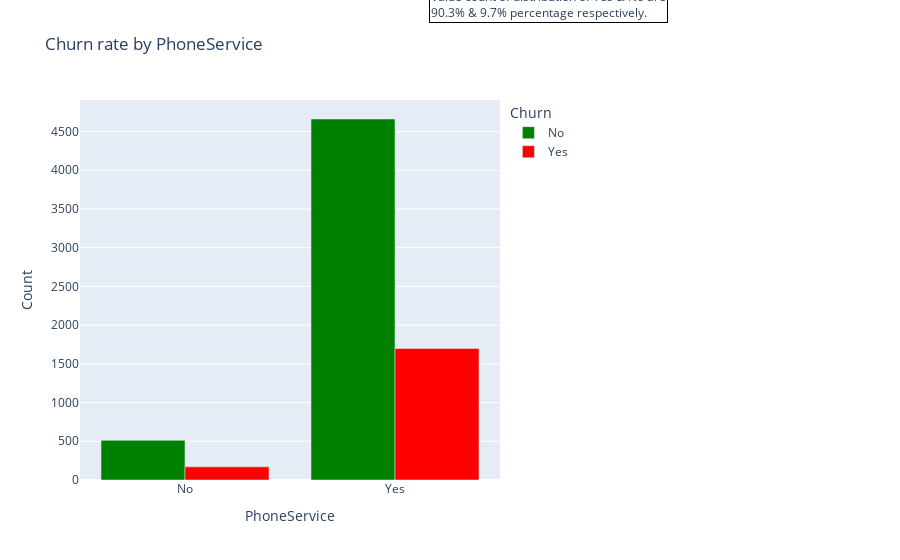
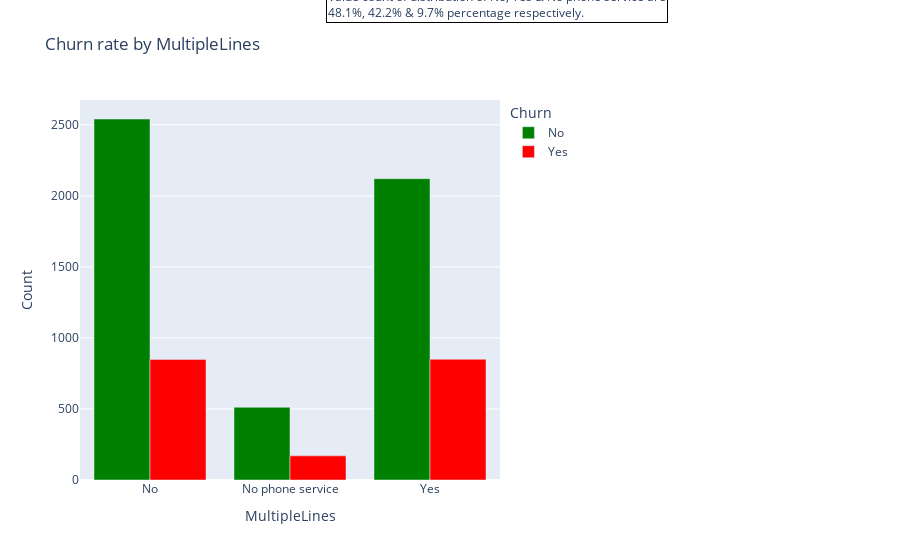
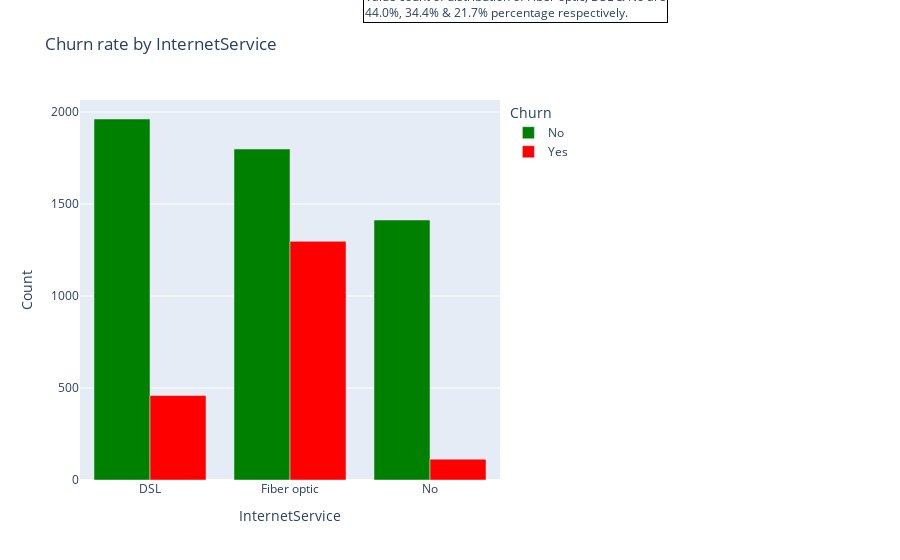
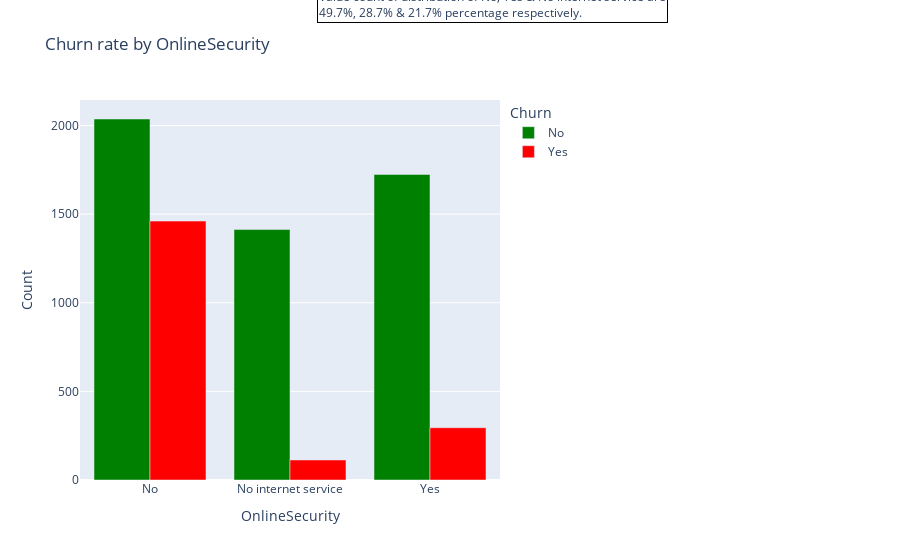

These figures' notebook cell, in order:
### Code cell
bar('PhoneService')
bar('MultipleLines')
bar('InternetService')
bar('OnlineSecurity')
bar('OnlineBackup')
bar('DeviceProtection')
bar('TechSupport')
bar('StreamingTV')
bar('StreamingMovies')

### Figure 1 — Plotly figure (JSON) as saved in the notebook; plotly's stock layout.template omitted (floating-point values rounded to 4 significant figures)
{"data": [{"alignmentgroup": "True", "hovertemplate": "Churn=No<br>PhoneService=%{x}<br>Count=%{y}<extra></extra>", "legendgroup": "No", "marker": {"color": "green", "pattern": {"shape": ""}}, "name": "No", "offsetgroup": "No", "orientation": "v", "showlegend": true, "textposition": "auto", "type": "bar", "x": ["No", "Yes"], "xaxis": "x", "y": [512, 4662], "yaxis": "y"}, {"alignmentgroup": "True", "hovertemplate": "Churn=Yes<br>PhoneService=%{x}<br>Count=%{y}<extra></extra>", "legendgroup": "Yes", "marker": {"color": "red", "pattern": {"shape": ""}}, "name": "Yes", "offsetgroup": "Yes", "orientation": "v", "showlegend": true, "textposition": "auto", "type": "bar", "x": ["No", "Yes"], "xaxis": "x", "y": [170, 1699], "yaxis": "y"}], "layout": {"annotations": [{"align": "left", "bordercolor": "black", "borderwidth": 1, "showarrow": false, "text": "Value count of distribution of Yes & No are<br>90.3% & 9.7% percentage respectively.", "x": 1.4, "xref": "paper", "y": 1.3, "yref": "paper"}], "barmode": "group", "legend": {"title": {"text": "Churn"}, "tracegroupgap": 0}, "margin": {"r": 400}, "title": {"text": "Churn rate by PhoneService"}, "xaxis": {"anchor": "y", "domain": [0, 1], "title": {"text": "PhoneService"}}, "yaxis": {"anchor": "x", "domain": [0, 1], "title": {"text": "Count"}}}}

### Figure 2 — Plotly figure (JSON) as saved in the notebook; plotly's stock layout.template omitted (floating-point values rounded to 4 significant figures)
{"data": [{"alignmentgroup": "True", "hovertemplate": "Churn=No<br>MultipleLines=%{x}<br>Count=%{y}<extra></extra>", "legendgroup": "No", "marker": {"color": "green", "pattern": {"shape": ""}}, "name": "No", "offsetgroup": "No", "orientation": "v", "showlegend": true, "textposition": "auto", "type": "bar", "x": ["No", "No phone service", "Yes"], "xaxis": "x", "y": [2541, 512, 2121], "yaxis": "y"}, {"alignmentgroup": "True", "hovertemplate": "Churn=Yes<br>MultipleLines=%{x}<br>Count=%{y}<extra></extra>", "legendgroup": "Yes", "marker": {"color": "red", "pattern": {"shape": ""}}, "name": "Yes", "offsetgroup": "Yes", "orientation": "v", "showlegend": true, "textposition": "auto", "type": "bar", "x": ["No", "No phone service", "Yes"], "xaxis": "x", "y": [849, 170, 850], "yaxis": "y"}], "layout": {"annotations": [{"align": "left", "bordercolor": "black", "borderwidth": 1, "showarrow": false, "text": "Value count of distribution of No, Yes & No phone service are<br>48.1%, 42.2% & 9.7% percentage respectively.", "x": 1.4, "xref": "paper", "y": 1.3, "yref": "paper"}], "barmode": "group", "legend": {"title": {"text": "Churn"}, "tracegroupgap": 0}, "margin": {"r": 400}, "title": {"text": "Churn rate by MultipleLines"}, "xaxis": {"anchor": "y", "domain": [0, 1], "title": {"text": "MultipleLines"}}, "yaxis": {"anchor": "x", "domain": [0, 1], "title": {"text": "Count"}}}}

### Figure 3 — Plotly figure (JSON) as saved in the notebook; plotly's stock layout.template omitted (floating-point values rounded to 4 significant figures)
{"data": [{"alignmentgroup": "True", "hovertemplate": "Churn=No<br>InternetService=%{x}<br>Count=%{y}<extra></extra>", "legendgroup": "No", "marker": {"color": "green", "pattern": {"shape": ""}}, "name": "No", "offsetgroup": "No", "orientation": "v", "showlegend": true, "textposition": "auto", "type": "bar", "x": ["DSL", "Fiber optic", "No"], "xaxis": "x", "y": [1962, 1799, 1413], "yaxis": "y"}, {"alignmentgroup": "True", "hovertemplate": "Churn=Yes<br>InternetService=%{x}<br>Count=%{y}<extra></extra>", "legendgroup": "Yes", "marker": {"color": "red", "pattern": {"shape": ""}}, "name": "Yes", "offsetgroup": "Yes", "orientation": "v", "showlegend": true, "textposition": "auto", "type": "bar", "x": ["DSL", "Fiber optic", "No"], "xaxis": "x", "y": [459, 1297, 113], "yaxis": "y"}], "layout": {"annotations": [{"align": "left", "bordercolor": "black", "borderwidth": 1, "showarrow": false, "text": "Value count of distribution of Fiber optic, DSL & No are<br>44.0%, 34.4% & 21.7% percentage respectively.", "x": 1.4, "xref": "paper", "y": 1.3, "yref": "paper"}], "barmode": "group", "legend": {"title": {"text": "Churn"}, "tracegroupgap": 0}, "margin": {"r": 400}, "title": {"text": "Churn rate by InternetService"}, "xaxis": {"anchor": "y", "domain": [0, 1], "title": {"text": "InternetService"}}, "yaxis": {"anchor": "x", "domain": [0, 1], "title": {"text": "Count"}}}}

### Figure 4 — Plotly figure (JSON) as saved in the notebook; plotly's stock layout.template omitted (floating-point values rounded to 4 significant figures)
{"data": [{"alignmentgroup": "True", "hovertemplate": "Churn=No<br>OnlineSecurity=%{x}<br>Count=%{y}<extra></extra>", "legendgroup": "No", "marker": {"color": "green", "pattern": {"shape": ""}}, "name": "No", "offsetgroup": "No", "orientation": "v", "showlegend": true, "textposition": "auto", "type": "bar", "x": ["No", "No internet service", "Yes"], "xaxis": "x", "y": [2037, 1413, 1724], "yaxis": "y"}, {"alignmentgroup": "True", "hovertemplate": "Churn=Yes<br>OnlineSecurity=%{x}<br>Count=%{y}<extra></extra>", "legendgroup": "Yes", "marker": {"color": "red", "pattern": {"shape": ""}}, "name": "Yes", "offsetgroup": "Yes", "orientation": "v", "showlegend": true, "textposition": "auto", "type": "bar", "x": ["No", "No internet service", "Yes"], "xaxis": "x", "y": [1461, 113, 295], "yaxis": "y"}], "layout": {"annotations": [{"align": "left", "bordercolor": "black", "borderwidth": 1, "showarrow": false, "text": "Value count of distribution of No, Yes & No internet service are<br>49.7%, 28.7% & 21.7% percentage respectively.", "x": 1.4, "xref": "paper", "y": 1.3, "yref": "paper"}], "barmode": "group", "legend": {"title": {"text": "Churn"}, "tracegroupgap": 0}, "margin": {"r": 400}, "title": {"text": "Churn rate by OnlineSecurity"}, "xaxis": {"anchor": "y", "domain": [0, 1], "title": {"text": "OnlineSecurity"}}, "yaxis": {"anchor": "x", "domain": [0, 1], "title": {"text": "Count"}}}}
